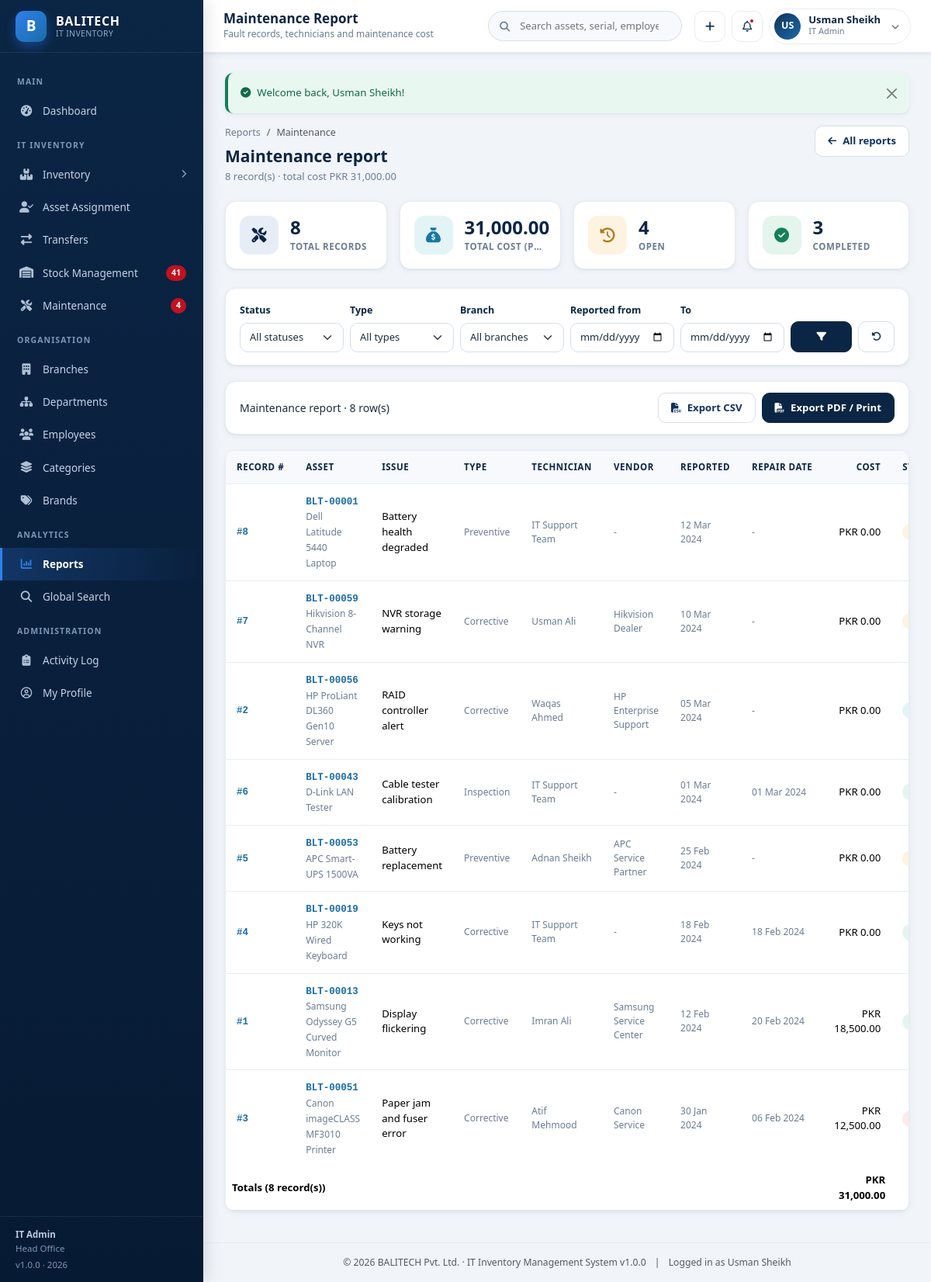
The app's page /reports/maintenance.php (signed in) with its own data.
### tables this page shows
CREATE TABLE `users` (
  `id` INT UNSIGNED NOT NULL AUTO_INCREMENT,
  `username` VARCHAR(60) NOT NULL,
  `full_name` VARCHAR(120) NOT NULL,
  `email` VARCHAR(120) NOT NULL,
  `password` VARCHAR(255) NOT NULL,
  `role` ENUM('super_admin','it_admin','branch_staff','dept_manager') NOT NULL DEFAULT 'branch_staff',
  `branch_id` INT UNSIGNED DEFAULT NULL,
  `department_id` INT UNSIGNED DEFAULT NULL,
  `phone` VARCHAR(30) DEFAULT NULL,
  `avatar` VARCHAR(255) DEFAULT NULL,
  `status` ENUM('active','inactive') NOT NULL DEFAULT 'active',
  `last_login` DATETIME DEFAULT NULL,
  `created_at` DATETIME NOT NULL DEFAULT CURRENT_TIMESTAMP,
  `updated_at` DATETIME NOT NULL DEFAULT CURRENT_TIMESTAMP ON UPDATE CURRENT_TIMESTAMP,
  PRIMARY KEY (`id`),
  UNIQUE KEY `uq_user_username` (`username`),
  UNIQUE KEY `uq_user_email` (`email`),
  KEY `idx_user_role` (`role`),
  KEY `idx_user_branch` (`branch_id`),
  KEY `idx_user_dept` (`department_id`),
  CONSTRAINT `fk_user_branch` FOREIGN KEY (`branch_id`) REFERENCES `branches` (`id`) ON DELETE SET NULL ON UPDATE CASCADE,
  CONSTRAINT `fk_user_dept` FOREIGN KEY (`department_id`) REFERENCES `departments` (`id`) ON DELETE SET NULL ON UPDATE CASCADE
);

CREATE TABLE `branches` (
  `id` INT UNSIGNED NOT NULL AUTO_INCREMENT,
  `branch_code` VARCHAR(20) NOT NULL,
  `branch_name` VARCHAR(120) NOT NULL,
  `city` VARCHAR(80) NOT NULL,
  `address` VARCHAR(255) DEFAULT NULL,
  `branch_manager` VARCHAR(120) DEFAULT NULL,
  `contact_number` VARCHAR(30) DEFAULT NULL,
  `email` VARCHAR(120) DEFAULT NULL,
  `status` ENUM('active','inactive') NOT NULL DEFAULT 'active',
  `created_at` DATETIME NOT NULL DEFAULT CURRENT_TIMESTAMP,
  `updated_at` DATETIME NOT NULL DEFAULT CURRENT_TIMESTAMP ON UPDATE CURRENT_TIMESTAMP,
  PRIMARY KEY (`id`),
  UNIQUE KEY `uq_branch_code` (`branch_code`),
  KEY `idx_branch_status` (`status`),
  KEY `idx_branch_name` (`branch_name`)
);

CREATE TABLE `maintenance_records` (
  `id` INT UNSIGNED NOT NULL AUTO_INCREMENT,
  `asset_id` INT UNSIGNED NOT NULL,
  `issue_title` VARCHAR(150) NOT NULL,
  `issue_description` TEXT DEFAULT NULL,
  `maintenance_type` ENUM('preventive','corrective','upgrade','inspection') NOT NULL DEFAULT 'corrective',
  `technician_name` VARCHAR(120) DEFAULT NULL,
  `vendor` VARCHAR(120) DEFAULT NULL,
  `reported_date` DATE NOT NULL,
  `repair_date` DATE DEFAULT NULL,
  `cost` DECIMAL(12,2) NOT NULL DEFAULT 0.00,
  `status` ENUM('reported','in_progress','completed','unrepairable') NOT NULL DEFAULT 'reported',
  `equipment_condition_after` ENUM('New','Good','Fair','Poor') DEFAULT NULL,
  `reported_by` INT UNSIGNED DEFAULT NULL,
  `remarks` VARCHAR(255) DEFAULT NULL,
  `created_at` DATETIME NOT NULL DEFAULT CURRENT_TIMESTAMP,
  `updated_at` DATETIME NOT NULL DEFAULT CURRENT_TIMESTAMP ON UPDATE CURRENT_TIMESTAMP,
  PRIMARY KEY (`id`),
  KEY `idx_mnt_asset` (`asset_id`),
  KEY `idx_mnt_status` (`status`),
  KEY `idx_mnt_date` (`reported_date`),
  CONSTRAINT `fk_mnt_asset` FOREIGN KEY (`asset_id`) REFERENCES `inventory` (`id`) ON DELETE CASCADE ON UPDATE CASCADE,
  CONSTRAINT `fk_mnt_user` FOREIGN KEY (`reported_by`) REFERENCES `users` (`id`) ON DELETE SET NULL ON UPDATE CASCADE
);

CREATE TABLE `inventory` (
  `id` INT UNSIGNED NOT NULL AUTO_INCREMENT,
  `asset_code` VARCHAR(30) NOT NULL,
  `category_id` INT UNSIGNED NOT NULL,
  `brand_id` INT UNSIGNED DEFAULT NULL,
  `equipment_name` VARCHAR(150) NOT NULL,
  `model_number` VARCHAR(100) DEFAULT NULL,
  `serial_number` VARCHAR(100) DEFAULT NULL,
  `branch_id` INT UNSIGNED DEFAULT NULL,
  `department_id` INT UNSIGNED DEFAULT NULL,
  `assigned_employee_id` INT UNSIGNED DEFAULT NULL,
  `purchase_date` DATE DEFAULT NULL,
  `purchase_price` DECIMAL(12,2) NOT NULL DEFAULT 0.00,
  `warranty_expiry` DATE DEFAULT NULL,
  `asset_condition` ENUM('New','Good','Fair','Poor') NOT NULL DEFAULT 'Good',
  `status` ENUM('available','assigned','under_maintenance','damaged','retired') NOT NULL DEFAULT 'available',
  `remarks` TEXT DEFAULT NULL,
  `created_by` INT UNSIGNED DEFAULT NULL,
  `created_at` DATETIME NOT NULL DEFAULT CURRENT_TIMESTAMP,
  `updated_at` DATETIME NOT NULL DEFAULT CURRENT_TIMESTAMP ON UPDATE CURRENT_TIMESTAMP,
  PRIMARY KEY (`id`),
  UNIQUE KEY `uq_asset_code` (`asset_code`),
  UNIQUE KEY `uq_asset_serial` (`serial_number`),
  KEY `idx_inv_category` (`category_id`),
  KEY `idx_inv_brand` (`brand_id`),
  KEY `idx_inv_branch` (`branch_id`),
  KEY `idx_inv_dept` (`department_id`),
  KEY `idx_inv_emp` (`assigned_employee_id`),
  KEY `idx_inv_status` (`status`),
  KEY `idx_inv_purchase` (`purchase_date`),
  KEY `idx_inv_name` (`equipment_name`),
  CONSTRAINT `fk_inv_category` FOREIGN KEY (`category_id`) REFERENCES `asset_categories` (`id`) ON DELETE RESTRICT ON UPDATE CASCADE,
  CONSTRAINT `fk_inv_brand` FOREIGN KEY (`brand_id`) REFERENCES `brands` (`id`) ON DELETE SET NULL ON UPDATE CASCADE,
  CONSTRAINT `fk_inv_branch` FOREIGN KEY (`branch_id`) REFERENCES `branches` (`id`) ON DELETE SET NULL ON UPDATE CASCADE,
  CONSTRAINT `fk_inv_dept` FOREIGN KEY (`department_id`) REFERENCES `departments` (`id`) ON DELETE SET NULL ON UPDATE CASCADE,
  CONSTRAINT `fk_inv_emp` FOREIGN KEY (`assigned_employee_id`) REFERENCES `employees` (`id`) ON DELETE SET NULL ON UPDATE CASCADE,
  CONSTRAINT `fk_inv_user` FOREIGN KEY (`created_by`) REFERENCES `users` (`id`) ON DELETE SET NULL ON UPDATE CASCADE
);

### reports/maintenance.php (the view, shortened to what the rows shown need)
<?php
require_once __DIR__ . '/../init.php';
$scope       = rbac_scope('i');
$scopeSql    = $scope['sql'];
$scopeParams = $scope['params'];
$where  = ' WHERE 1 = 1 ' . $scopeSql;
$params = $scopeParams;
$records = db_all(
    "SELECT m.id, i.asset_code, i.equipment_name, m.issue_title, m.maintenance_type,
            m.technician_name, m.vendor, m.reported_date, m.repair_date, m.cost, m.status
       FROM maintenance_records m
       JOIN inventory i ON i.id = m.asset_id
      $where
      ORDER BY m.reported_date DESC, m.id DESC", $params
);
$page_title    = 'Maintenance Report';
require __DIR__ . '/../includes/header.php';
?>
<div class="page-head no-print">
    <div>
        <h2>Maintenance report</h2>
    </div>
</div>
<div class="row g-3 mb-4 no-print">
</div>
<form class="filter-bar no-print" method="get" action="<?= url('reports/maintenance.php') ?>">
</form>
<div class="print-toolbar no-print">
</div>
<div class="card">
    <div class="table-responsive">
        <table class="table">
            <thead>
                <tr>
                    <th>Record #</th><th>Asset</th><th>Issue</th><th>Type</th><th>Technician</th><th>Vendor</th>
                    <th>Reported</th><th>Repair Date</th><th class="text-end">Cost</th><th>Status</th>
                </tr>
            </thead>
            <tbody>
            <?php foreach ($records as $row): ?>
                <tr>
                    <td><a class="fw-code" href="<?= url('maintenance/view.php?id=' . (int) $row['id']) ?>">#<?= (int) $row['id'] ?></a></td>
                    <td><span class="fw-code"><?= e($row['asset_code']) ?></span><br><span class="text-muted-sm"><?= e($row['equipment_name']) ?></span></td>
                    <td><?= e($row['issue_title']) ?></td>
                    <td class="text-muted-sm"><?= e(maintenance_types()[$row['maintenance_type']] ?? $row['maintenance_type']) ?></td>
                    <td class="text-muted-sm"><?= e($row['technician_name'] ?: '-') ?></td>
                    <td class="text-muted-sm"><?= e($row['vendor'] ?: '-') ?></td>
                    <td class="text-muted-sm"><?= e(fdate($row['reported_date'])) ?></td>
                    <td class="text-muted-sm"><?= e(fdate($row['repair_date'])) ?></td>
                    <td class="text-end"><?= e(money($row['cost'])) ?></td>
                    <td><?= maintenance_badge($row['status']) ?></td>
                </tr>
            <?php endforeach; ?>
            </tbody>
        </table>
    </div>
</div>
<?php require __DIR__ . '/../includes/footer.php'; ?>

### includes/header.php (shortened to what the rows shown need)
<?php
require_once __DIR__ . '/auth.php';
$page_title   = $page_title   ?? 'Dashboard';
?>
<!DOCTYPE html>
<html lang="en">
<head>
<link rel="stylesheet" href="https://cdn.jsdelivr.net/npm/bootstrap@5.3.3/dist/css/bootstrap.min.css">
<link rel="stylesheet" href="https://cdnjs.cloudflare.com/ajax/libs/font-awesome/6.5.2/css/all.min.css">
<link rel="stylesheet" href="<?= url('assets/css/style.css') ?>">
</head>
<body>
<div class="app-wrapper">
    <?php require __DIR__ . '/sidebar.php'; ?>
    <div class="app-main">
        <header class="app-topbar no-print">
            <div class="topbar-titles">
                <h1><?= e($page_title) ?></h1>
            </div>
            <form class="topbar-search" action="<?= url('search.php') ?>" method="get" role="search">
            </form>
            <div class="topbar-actions">
                <div class="dropdown">
                    <button class="user-chip" type="button" data-bs-toggle="dropdown" aria-expanded="false">
                        <span class="avatar"><?= e(user_initials($user['full_name'])) ?></span>
                        <span class="text-start">
                            <span class="u-name d-block"><?= e($user['full_name']) ?></span>
                            <span class="u-role d-block"><?= e(role_label($user['role'])) ?></span>
                        </span>
                        <i class="fa-solid fa-chevron-down ms-1" style="font-size:10px;opacity:.6"></i>
                    </button>
                </div>
            </div>
        </header>
        <main class="app-content">
            <?= render_flash() ?>

### includes/sidebar.php (shortened to what the rows shown need)
<?php
$user = current_user();
?>
<aside class="app-sidebar no-print" id="appSidebar">
    <div class="sidebar-brand">
        <span class="brand-mark">B</span>
        <span class="brand-text">
        </span>
    </div>
    <div class="sidebar-scroll">
        <div class="nav-label">Main</div>
        <ul class="sidebar-nav">
        </ul>
        <div class="nav-label">IT Inventory</div>
        <ul class="sidebar-nav">
        </ul>
        <div class="nav-label">Organisation</div>
        <ul class="sidebar-nav">
        </ul>
        <div class="nav-label">Analytics</div>
        <ul class="sidebar-nav">
        </ul>
        <?php if (is_role('super_admin', 'it_admin')): ?>
        <div class="nav-label">Administration</div>
        <ul class="sidebar-nav">
        </ul>
        <?php endif; ?>
    </div>
    <div class="sidebar-footer">
        <strong><?= e(role_label($user['role'] ?? '')) ?></strong><br>
        <?= $user['branch_name'] ? e($user['branch_name']) : 'All branches access' ?>
        <div class="mt-1">v<?= e(APP_VERSION) ?> &middot; <?= date('Y') ?></div>
    </div>
</aside>

### includes/footer.php (shortened to what the rows shown need)
        </main>
        <footer class="app-content py-3 text-center text-muted no-print" style="font-size:12.2px;border-top:1px solid var(--gray-200)">
            &copy; <?= date('Y') ?> <?= e(APP_COMPANY) ?> &middot; IT Inventory Management System v<?= e(APP_VERSION) ?>
            <span class="mx-2">|</span> Logged in as <?= e(current_user()['full_name'] ?? '') ?>
        </footer>
    </div>
</div>
</body>
</html>

### records on screen
users: role "IT Admin", branch.branch_name "Head Office", full_name "US", full_name "Usman Sheikh"
maintenance_records: id "8", asset.asset_code "BLT-00001", asset.equipment_name "Dell Latitude 5440 Laptop", issue_title "Battery health degraded", maintenance_type "Preventive", technician_name "IT Support Team", vendor "-", reported_date "12 Mar 2024", repair_date "-", cost "PKR 0.00"
maintenance_records: id "7", asset.asset_code "BLT-00059", asset.equipment_name "Hikvision 8-Channel NVR", issue_title "NVR storage warning", maintenance_type "Corrective", technician_name "Usman Ali", vendor "Hikvision Dealer", reported_date "10 Mar 2024", repair_date "-", cost "PKR 0.00"
maintenance_records: id "2", asset.asset_code "BLT-00056", asset.equipment_name "HP ProLiant DL360 Gen10 Server", issue_title "RAID controller alert", maintenance_type "Corrective", technician_name "Waqas Ahmed", vendor "HP Enterprise Support", reported_date "05 Mar 2024", repair_date "-", cost "PKR 0.00"
maintenance_records: id "6", asset.asset_code "BLT-00043", asset.equipment_name "D-Link LAN Tester", issue_title "Cable tester calibration", maintenance_type "Inspection", technician_name "IT Support Team", vendor "-", reported_date "01 Mar 2024", repair_date "01 Mar 2024", cost "PKR 0.00"
maintenance_records: id "5", asset.asset_code "BLT-00053", asset.equipment_name "APC Smart-UPS 1500VA", issue_title "Battery replacement", maintenance_type "Preventive", technician_name "Adnan Sheikh", vendor "APC Service Partner", reported_date "25 Feb 2024", repair_date "-", cost "PKR 0.00"
maintenance_records: id "4", asset.asset_code "BLT-00019", asset.equipment_name "HP 320K Wired Keyboard", issue_title "Keys not working", maintenance_type "Corrective", technician_name "IT Support Team", vendor "-", reported_date "18 Feb 2024", repair_date "18 Feb 2024", cost "PKR 0.00"
maintenance_records: id "1", asset.asset_code "BLT-00013", asset.equipment_name "Samsung Odyssey G5 Curved Monitor", issue_title "Display flickering", maintenance_type "Corrective", technician_name "Imran Ali", vendor "Samsung Service Center", reported_date "12 Feb 2024", repair_date "20 Feb 2024", cost "PKR 18,500.00"
maintenance_records: id "3", asset.asset_code "BLT-00051", asset.equipment_name "Canon imageCLASS MF3010 Printer", issue_title "Paper jam and fuser error", maintenance_type "Corrective", technician_name "Atif Mehmood", vendor "Canon Service", reported_date "30 Jan 2024", repair_date "06 Feb 2024", cost "PKR 12,500.00"

### other values on screen
$notifLowStock "41"
$notifMaintenance "4"
APP_VERSION "1.0.0"
$page_title "Maintenance Report"
$page_subtitle "Fault records, technicians and maintenance cost"
$flash['message'] "Welcome back, Usman Sheikh!"
$total "8"
money($totalCost) "PKR 31,000.00"
money($totalCost, false) "31,000.00"
$byStatus['completed'] "3"
APP_COMPANY "BALITECH Pvt. Ltd."
